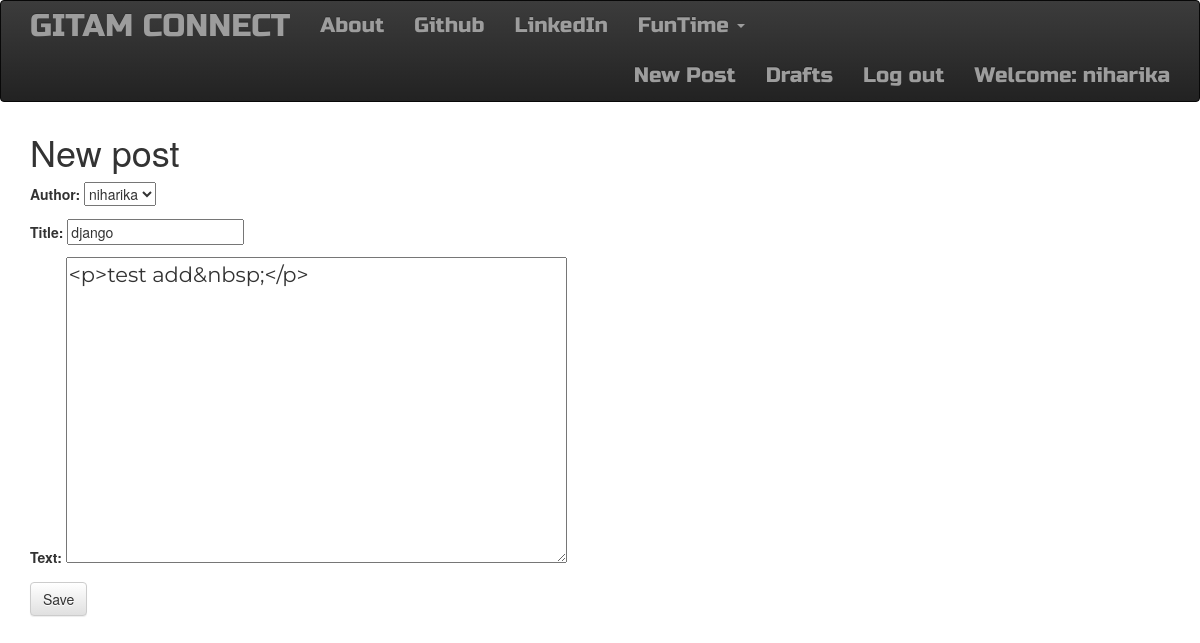
Screenshot of /post/1/edit/ (signed in) with the database file from the repository.
### blog/models.py (models this page shows, shortened)
class Post(models.Model):
    author = models.ForeignKey('auth.User')
    title = models.CharField(max_length=200)
    text = models.TextField()
    created_date = models.DateTimeField(default=timezone.now)
    published_date = models.DateTimeField(blank=True, null=True)

### blog/views.py (the view)
# urls.py: url(r'^post/(?P<pk>\d+)/edit/$', views.PostUpdateView.as_view(), name='post_edit'),
class PostUpdateView(LoginRequiredMixin,UpdateView):
    login_url = '/login/'
    redirect_field_name = 'blog/post_detail.html'
    form_class = PostForm
    model = Post

### blog/forms.py
class PostForm(forms.ModelForm):
    class Meta:
        model = Post
        fields = ('author','title','text')
        widgets = {
            'title': forms.TextInput(attrs={'class': 'textinputclass'}),
            'text': forms.Textarea(attrs={'class': 'editable medium-editor-textarea postcontent'}),
        }

### blog/templates/blog/post_form.html (shortened to what this page needs)
{% extends 'blog/base.html' %}
{% block content %}
    <h1>New post</h1>
    <form method="POST" class="post-form">
    {{form.as_p}}
    <button type="submit" class="save btn btn-default">Save</button>
    </form>
{% endblock %}

### blog/templates/blog/base.html (shortened to what this page needs)
<!DOCTYPE html>
{% load staticfiles %}
<html>
    <head>
        <link rel="stylesheet" href="https://maxcdn.bootstrapcdn.com/bootstrap/3.3.7/css/bootstrap.min.css">
        <link rel="stylesheet" href="https://maxcdn.bootstrapcdn.com/bootstrap/3.3.7/css/bootstrap-theme.min.css">
        <link rel="stylesheet" href="//cdn.jsdelivr.net/medium-editor/latest/css/medium-editor.min.css" type="text/css" media="screen" charset="utf-8">
        <link rel="stylesheet" href="{% static 'css/blog.css' %}">
<body class='loader'>
  <nav class="navbar navbar-inverse techfont custom-navbar">
    <div class="container">
      <ul class="nav navbar-nav">
        <li><a class='navbar-brand bigbrand' href="{% url 'post_list' %}">GITAM CONNECT</a></li>
        <li><a href="{% url 'about'%}">About</a></li>
        <li><a href="https://www.github.com">Github</a></li>
        <li><a href="https://www.linkedin.com">LinkedIn</a></li>
        <li class="dropdown">
          <a href="#" class="dropdown-toggle" data-toggle="dropdown" role="button" aria-haspopup="true" aria-expanded="false">FunTime <span class="caret"></span></a>
        </li>
      </ul>
      <ul class="nav navbar-nav navbar-right">
        {% if user.is_authenticated %}
        <li>
          <a href="{% url 'post_new' %}" >New Post</a>
        </li>
        <li>
          <a href="{% url 'post_draft_list' %}">Drafts</a>
        </li>
        <li>
          <a href="{% url 'logout' %}" >Log out</a>
        </li>
        <li>
          <a >Welcome: {{ user.username }}</a>
        </li>
          {% else %}
          <li><a class='nav navbar-right' href="{% url 'login' %}" ><span class="glyphicon glyphicon-user"></span></a></li>
        {% endif %}
      </ul>
  </div>
</nav>
        <div class="content container">
            <div class="row">
                <div class="col-md-8">
                  <div class="blog_posts">
                    {% block content %}
                    {% endblock %}
                  </div>
                </div>
            </div>
        </div>
</body>
</html>

### blog/static/css/blog.css (style rules this page uses)
.techfont { font-family: 'Russo One', sans-serif; font-size: 1.5em; margin-bottom: 10px; }
.postcontent { font-family: 'Montserrat'; font-size: 1.5em; }
.bigbrand { font-size: 1.5em; }
.loader { filter:hue-rotate(0deg); color: linear-gradient(45deg,#0f8,#08f); animation:hue 5000ms infinite linear; }

### rows the page displays
Post: author "niharika", title "django", text "<p>test add&nbsp;</p>"

### other values shown
{{ user.username }} "niharika"
